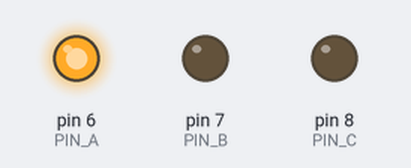
Recording of a sketch running on a simulated Arduino Uno, built with avr-gcc and run on an emulated ATmega328P. Shown: output pins drawn as LEDs (lit = HIGH).

Above: at 0.12 s.
At 1.37 s:
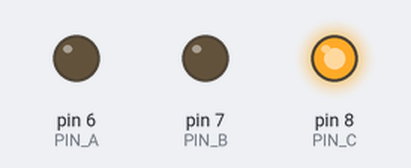
At 2.62 s:
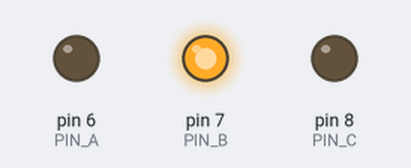
Timing chart, 0 to 3.0 s (numbered marks = the images above):
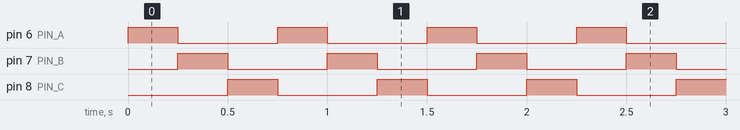

The sketch:

Blink.ino
```cpp
#define PIN_A 6
#define PIN_B 7
#define PIN_C 8

void setup() {
  pinMode(PIN_A, OUTPUT);
  pinMode(PIN_B, OUTPUT);
  pinMode(PIN_C, OUTPUT);
}

void loop() {
  digitalWrite(PIN_A, HIGH);
  delay(250);
  digitalWrite(PIN_B, HIGH);
  digitalWrite(PIN_A, LOW);
  delay(250);
  digitalWrite(PIN_C, HIGH);
  digitalWrite(PIN_B, LOW);
  delay(250);
  digitalWrite(PIN_C, LOW);
}
```

Measured:
- by itself, pin 6 (PIN_A), pin 7 (PIN_B), pin 8 (PIN_C): alternates HIGH for 0.25 s and LOW for 0.50 s
- by itself, everything shown: repeats every 0.75 s, in 3 steps
